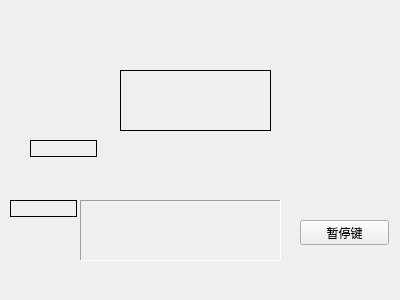
<?xml version="1.0" encoding="UTF-8"?>
<ui version="4.0">
 <class>Widget</class>
 <widget class="QWidget" name="Widget">
  <property name="geometry">
   <rect>
    <x>0</x>
    <y>0</y>
    <width>400</width>
    <height>300</height>
   </rect>
  </property>
  <property name="windowTitle">
   <string>Widget</string>
  </property>
  <widget class="mylable" name="label">
   <property name="geometry">
    <rect>
     <x>120</x>
     <y>70</y>
     <width>151</width>
     <height>61</height>
    </rect>
   </property>
   <property name="frameShape">
    <enum>QFrame::Box</enum>
   </property>
   <property name="text">
    <string/>
   </property>
  </widget>
  <widget class="QLabel" name="label_4">
   <property name="geometry">
    <rect>
     <x>80</x>
     <y>200</y>
     <width>201</width>
     <height>61</height>
    </rect>
   </property>
   <property name="frameShape">
    <enum>QFrame::Panel</enum>
   </property>
   <property name="frameShadow">
    <enum>QFrame::Sunken</enum>
   </property>
   <property name="text">
    <string/>
   </property>
  </widget>
  <widget class="QLabel" name="label_2">
   <property name="geometry">
    <rect>
     <x>30</x>
     <y>140</y>
     <width>67</width>
     <height>17</height>
    </rect>
   </property>
   <property name="frameShape">
    <enum>QFrame::Box</enum>
   </property>
   <property name="text">
    <string/>
   </property>
  </widget>
  <widget class="QLabel" name="label_3">
   <property name="geometry">
    <rect>
     <x>10</x>
     <y>200</y>
     <width>67</width>
     <height>17</height>
    </rect>
   </property>
   <property name="frameShape">
    <enum>QFrame::Panel</enum>
   </property>
   <property name="text">
    <string/>
   </property>
  </widget>
  <widget class="QPushButton" name="pushButton">
   <property name="geometry">
    <rect>
     <x>300</x>
     <y>220</y>
     <width>89</width>
     <height>25</height>
    </rect>
   </property>
   <property name="text">
    <string>暂停键</string>
   </property>
  </widget>
 </widget>
 <layoutdefault spacing="6" margin="11"/>
 <customwidgets>
  <customwidget>
   <class>mylable</class>
   <extends>QLabel</extends>
   <header>mylable.h</header>
  </customwidget>
 </customwidgets>
 <resources/>
 <connections/>
</ui>
